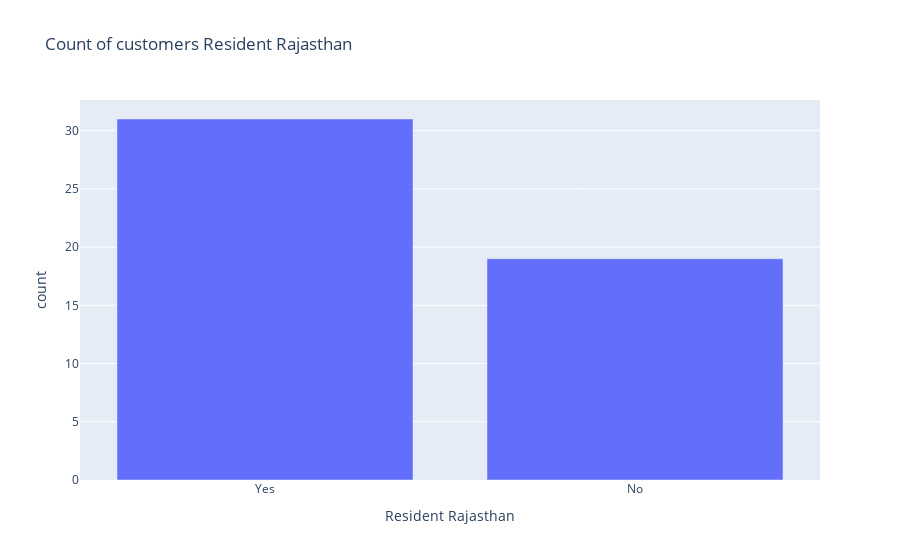

The cell this chart's notebook holds for it:
### Code cell
fig = go.Figure()

fig.add_trace( go.Bar(x=Resident_Rajasthan.index , y=Resident_Rajasthan.values), )

fig.update_layout( dict(title = 'Count of customers Resident Rajasthan',
                      xaxis= dict(title= 'Resident Rajasthan',ticklen= 8, zeroline= False),
                      yaxis= dict(title= 'count',ticklen=8, zeroline=False)
                     ) )

fig.show(layout=layout)

### Figure 1 — Plotly figure (JSON) as saved in the notebook; plotly's stock layout.template omitted (floating-point values rounded to 4 significant figures)
{"data": [{"type": "bar", "x": ["Yes", "No"], "y": [31, 19]}], "layout": {"title": {"text": "Count of customers Resident Rajasthan"}, "xaxis": {"ticklen": 8, "title": {"text": "Resident Rajasthan"}, "zeroline": false}, "yaxis": {"ticklen": 8, "title": {"text": "count"}, "zeroline": false}}}
